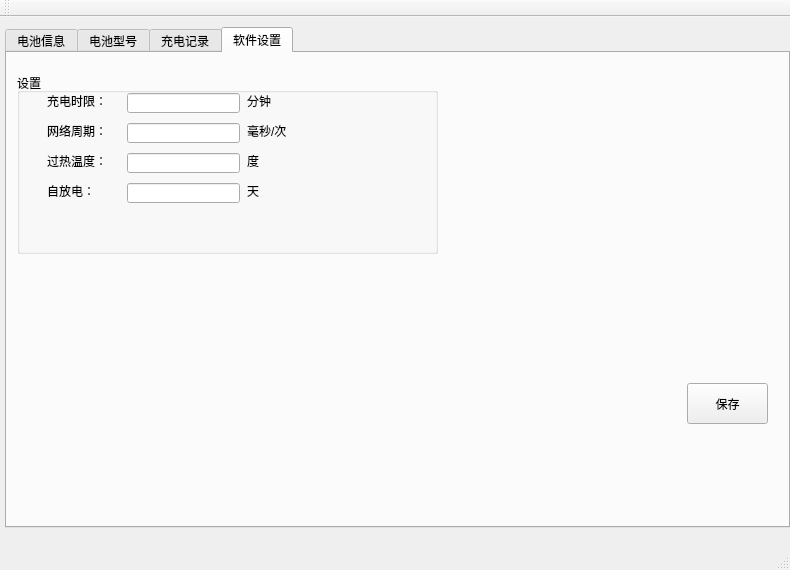
<?xml version="1.0" encoding="UTF-8"?>
<ui version="4.0">
 <class>chargingOptionClass</class>
 <widget class="QMainWindow" name="chargingOptionClass">
  <property name="geometry">
   <rect>
    <x>0</x>
    <y>0</y>
    <width>790</width>
    <height>570</height>
   </rect>
  </property>
  <property name="windowTitle">
   <string>chargingOption</string>
  </property>
  <widget class="QWidget" name="centralWidget">
   <widget class="QTabWidget" name="tablePage">
    <property name="geometry">
     <rect>
      <x>5</x>
      <y>10</y>
      <width>785</width>
      <height>501</height>
     </rect>
    </property>
    <property name="currentIndex">
     <number>3</number>
    </property>
    <widget class="QWidget" name="tab_1">
     <attribute name="title">
      <string>电池信息</string>
     </attribute>
     <widget class="QTableWidget" name="tableBattery">
      <property name="geometry">
       <rect>
        <x>0</x>
        <y>0</y>
        <width>651</width>
        <height>471</height>
       </rect>
      </property>
     </widget>
     <widget class="QComboBox" name="cmbCloset">
      <property name="geometry">
       <rect>
        <x>705</x>
        <y>39</y>
        <width>69</width>
        <height>21</height>
       </rect>
      </property>
     </widget>
     <widget class="QLabel" name="label">
      <property name="geometry">
       <rect>
        <x>660</x>
        <y>41</y>
        <width>48</width>
        <height>16</height>
       </rect>
      </property>
      <property name="text">
       <string>充电柜：</string>
      </property>
     </widget>
     <widget class="QPushButton" name="btnRefresh_1">
      <property name="geometry">
       <rect>
        <x>690</x>
        <y>120</y>
        <width>81</width>
        <height>41</height>
       </rect>
      </property>
      <property name="text">
       <string>刷新</string>
      </property>
     </widget>
     <widget class="QPushButton" name="btnDel_1">
      <property name="geometry">
       <rect>
        <x>690</x>
        <y>240</y>
        <width>81</width>
        <height>41</height>
       </rect>
      </property>
      <property name="text">
       <string>删除</string>
      </property>
     </widget>
     <widget class="QPushButton" name="btnSave_1">
      <property name="geometry">
       <rect>
        <x>690</x>
        <y>300</y>
        <width>81</width>
        <height>41</height>
       </rect>
      </property>
      <property name="text">
       <string>保存</string>
      </property>
     </widget>
     <widget class="QPushButton" name="btnAdd_1">
      <property name="geometry">
       <rect>
        <x>690</x>
        <y>180</y>
        <width>81</width>
        <height>41</height>
       </rect>
      </property>
      <property name="text">
       <string>增加</string>
      </property>
     </widget>
    </widget>
    <widget class="QWidget" name="tab_2">
     <attribute name="title">
      <string>电池型号</string>
     </attribute>
     <widget class="QTableWidget" name="tableBatteryModel">
      <property name="geometry">
       <rect>
        <x>0</x>
        <y>0</y>
        <width>651</width>
        <height>471</height>
       </rect>
      </property>
     </widget>
     <widget class="QPushButton" name="btnDel_2">
      <property name="geometry">
       <rect>
        <x>690</x>
        <y>240</y>
        <width>81</width>
        <height>41</height>
       </rect>
      </property>
      <property name="text">
       <string>删除</string>
      </property>
     </widget>
     <widget class="QPushButton" name="btnAdd_2">
      <property name="geometry">
       <rect>
        <x>690</x>
        <y>180</y>
        <width>81</width>
        <height>41</height>
       </rect>
      </property>
      <property name="text">
       <string>增加</string>
      </property>
     </widget>
     <widget class="QPushButton" name="btnSave_2">
      <property name="geometry">
       <rect>
        <x>690</x>
        <y>300</y>
        <width>81</width>
        <height>41</height>
       </rect>
      </property>
      <property name="text">
       <string>保存</string>
      </property>
     </widget>
     <widget class="QPushButton" name="btnRefresh_2">
      <property name="geometry">
       <rect>
        <x>690</x>
        <y>120</y>
        <width>81</width>
        <height>41</height>
       </rect>
      </property>
      <property name="text">
       <string>刷新</string>
      </property>
     </widget>
    </widget>
    <widget class="QWidget" name="tab">
     <attribute name="title">
      <string>充电记录</string>
     </attribute>
     <widget class="QPushButton" name="btnQuery_1">
      <property name="geometry">
       <rect>
        <x>670</x>
        <y>280</y>
        <width>81</width>
        <height>41</height>
       </rect>
      </property>
      <property name="text">
       <string>查询</string>
      </property>
     </widget>
     <widget class="QComboBox" name="cmbCharger">
      <property name="geometry">
       <rect>
        <x>690</x>
        <y>60</y>
        <width>61</width>
        <height>21</height>
       </rect>
      </property>
     </widget>
     <widget class="QLabel" name="label_8">
      <property name="geometry">
       <rect>
        <x>655</x>
        <y>60</y>
        <width>48</width>
        <height>16</height>
       </rect>
      </property>
      <property name="text">
       <string>电池：</string>
      </property>
     </widget>
     <widget class="QTableWidget" name="tableChargeRecord">
      <property name="geometry">
       <rect>
        <x>0</x>
        <y>0</y>
        <width>651</width>
        <height>471</height>
       </rect>
      </property>
     </widget>
     <widget class="QDateTimeEdit" name="dateTime_Begin">
      <property name="geometry">
       <rect>
        <x>655</x>
        <y>130</y>
        <width>121</width>
        <height>22</height>
       </rect>
      </property>
     </widget>
     <widget class="QCheckBox" name="checkBox_1">
      <property name="geometry">
       <rect>
        <x>760</x>
        <y>63</y>
        <width>71</width>
        <height>16</height>
       </rect>
      </property>
      <property name="text">
       <string>使能</string>
      </property>
     </widget>
     <widget class="QCheckBox" name="checkBox_2">
      <property name="geometry">
       <rect>
        <x>730</x>
        <y>110</y>
        <width>71</width>
        <height>16</height>
       </rect>
      </property>
      <property name="text">
       <string/>
      </property>
     </widget>
     <widget class="QLabel" name="label_9">
      <property name="geometry">
       <rect>
        <x>655</x>
        <y>110</y>
        <width>61</width>
        <height>16</height>
       </rect>
      </property>
      <property name="text">
       <string>开始时间：</string>
      </property>
     </widget>
     <widget class="QDateTimeEdit" name="dateTime_End">
      <property name="geometry">
       <rect>
        <x>655</x>
        <y>190</y>
        <width>121</width>
        <height>22</height>
       </rect>
      </property>
     </widget>
     <widget class="QCheckBox" name="checkBox_3">
      <property name="geometry">
       <rect>
        <x>730</x>
        <y>170</y>
        <width>71</width>
        <height>16</height>
       </rect>
      </property>
      <property name="text">
       <string/>
      </property>
     </widget>
     <widget class="QLabel" name="label_10">
      <property name="geometry">
       <rect>
        <x>655</x>
        <y>170</y>
        <width>61</width>
        <height>16</height>
       </rect>
      </property>
      <property name="text">
       <string>结束时间：</string>
      </property>
     </widget>
    </widget>
    <widget class="QWidget" name="tab_3">
     <attribute name="title">
      <string>软件设置</string>
     </attribute>
     <widget class="QGroupBox" name="groupBox">
      <property name="geometry">
       <rect>
        <x>10</x>
        <y>20</y>
        <width>421</width>
        <height>181</height>
       </rect>
      </property>
      <property name="title">
       <string>设置</string>
      </property>
      <widget class="QLabel" name="label_2">
       <property name="geometry">
        <rect>
         <x>30</x>
         <y>20</y>
         <width>61</width>
         <height>16</height>
        </rect>
       </property>
       <property name="text">
        <string>充电时限：</string>
       </property>
      </widget>
      <widget class="QLabel" name="label_3">
       <property name="geometry">
        <rect>
         <x>30</x>
         <y>50</y>
         <width>81</width>
         <height>16</height>
        </rect>
       </property>
       <property name="text">
        <string>网络周期：</string>
       </property>
      </widget>
      <widget class="QLineEdit" name="lineEdit">
       <property name="geometry">
        <rect>
         <x>110</x>
         <y>20</y>
         <width>113</width>
         <height>20</height>
        </rect>
       </property>
      </widget>
      <widget class="QLineEdit" name="lineEdit_2">
       <property name="geometry">
        <rect>
         <x>110</x>
         <y>50</y>
         <width>113</width>
         <height>20</height>
        </rect>
       </property>
      </widget>
      <widget class="QLabel" name="label_4">
       <property name="geometry">
        <rect>
         <x>30</x>
         <y>80</y>
         <width>81</width>
         <height>16</height>
        </rect>
       </property>
       <property name="text">
        <string>过热温度：</string>
       </property>
      </widget>
      <widget class="QLineEdit" name="lineEdit_3">
       <property name="geometry">
        <rect>
         <x>110</x>
         <y>80</y>
         <width>113</width>
         <height>20</height>
        </rect>
       </property>
      </widget>
      <widget class="QLabel" name="label_5">
       <property name="geometry">
        <rect>
         <x>230</x>
         <y>20</y>
         <width>61</width>
         <height>16</height>
        </rect>
       </property>
       <property name="text">
        <string>分钟</string>
       </property>
      </widget>
      <widget class="QLabel" name="label_6">
       <property name="geometry">
        <rect>
         <x>230</x>
         <y>50</y>
         <width>61</width>
         <height>16</height>
        </rect>
       </property>
       <property name="text">
        <string>毫秒/次</string>
       </property>
      </widget>
      <widget class="QLabel" name="label_7">
       <property name="geometry">
        <rect>
         <x>230</x>
         <y>80</y>
         <width>61</width>
         <height>16</height>
        </rect>
       </property>
       <property name="text">
        <string>度</string>
       </property>
      </widget>
      <widget class="QLineEdit" name="lineEdit_4">
       <property name="geometry">
        <rect>
         <x>110</x>
         <y>110</y>
         <width>113</width>
         <height>20</height>
        </rect>
       </property>
      </widget>
      <widget class="QLabel" name="label_11">
       <property name="geometry">
        <rect>
         <x>30</x>
         <y>110</y>
         <width>81</width>
         <height>16</height>
        </rect>
       </property>
       <property name="text">
        <string>自放电：</string>
       </property>
      </widget>
      <widget class="QLabel" name="label_12">
       <property name="geometry">
        <rect>
         <x>230</x>
         <y>110</y>
         <width>61</width>
         <height>16</height>
        </rect>
       </property>
       <property name="text">
        <string>天</string>
       </property>
      </widget>
     </widget>
     <widget class="QPushButton" name="btnSave_3">
      <property name="geometry">
       <rect>
        <x>680</x>
        <y>330</y>
        <width>81</width>
        <height>41</height>
       </rect>
      </property>
      <property name="text">
       <string>保存</string>
      </property>
     </widget>
    </widget>
   </widget>
  </widget>
  <widget class="QMenuBar" name="menuBar">
   <property name="geometry">
    <rect>
     <x>0</x>
     <y>0</y>
     <width>790</width>
     <height>23</height>
    </rect>
   </property>
  </widget>
  <widget class="QToolBar" name="mainToolBar">
   <attribute name="toolBarArea">
    <enum>TopToolBarArea</enum>
   </attribute>
   <attribute name="toolBarBreak">
    <bool>false</bool>
   </attribute>
  </widget>
  <widget class="QStatusBar" name="statusBar"/>
 </widget>
 <layoutdefault spacing="6" margin="11"/>
 <resources>
  <include location="chargingoption.qrc"/>
 </resources>
 <connections/>
</ui>
